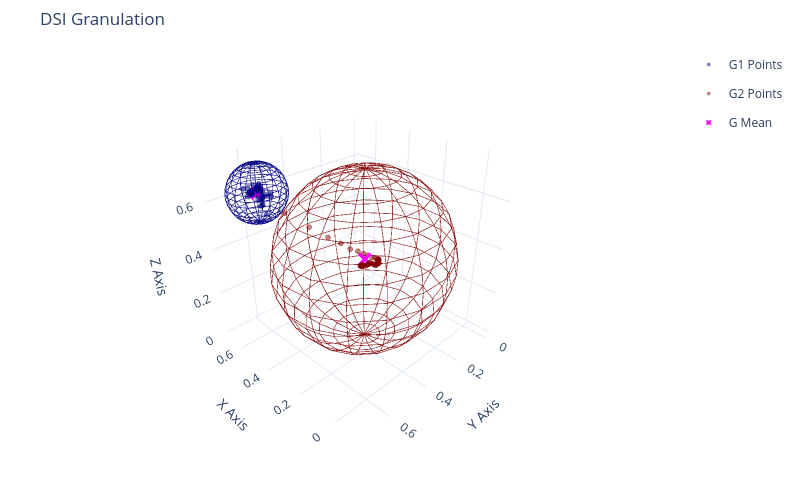

Write notebook code for a chart like this one.
### Code cell
params =  {'nI': 11, 'nR': 49, 'nO': 27, 'N1': 0.1, 'N2': 0.0001, 'N3': 0.001,
            'τ': 23, 'mode': 'ahead', 'act': 'tanh'}
nI,nR,nO,N1,N2,N3,τ,mode,act= list(params.values())
v1,v2 = [],[]
X, Y = PrepareData(HI['PC1'].values,nI,nO,mode)
Y, Z = PrepareData(sig,nI,nO,mode)
X = []
for i in range(len(RS)-1):
   X.append(RS.iloc[i:i+1,:].values.flatten())
X = X[-len(Y):-2]
teda=AutoCloud(m=2.75,nI=nI,nR=nR,nO=nO,ηS=[N1,N2,N3],mode=mode,
               tau=τ,rho=0.01,eol=0.75,ref=len(sig)-nI,wtaG=True,wtaP=False) 
for j,_ in enumerate(X[:]):
    teda.run(X[j])
    teda.RULInterv(Y[j])
    teda.Adapt(Y[j],Z[j])
    
#print(teda.vSum)  
#PlotDSI_2D_PLT(teda,ftrs=3,ncol=2,language='en')
PlotDSI_3D_PLT(teda,language='en',anchor=(0.85, -0.05),ncol=5,xi=40,xf=108,yi=20,w=18,h=6)
PlotGranulesSpace(teda,w=800)

### Figure 1 — Plotly figure (JSON) as saved in the notebook; plotly's stock layout.template omitted (floating-point values rounded to 4 significant figures; data arrays with more than 128 entries replaced by an {"elided": "..."} marker saying what was removed)
{"data": [{"marker": {"color": "rgb(0, 0, 131)", "size": [0.5], "sizemode": "diameter"}, "showlegend": false, "type": "scatter3d", "x": [0.58], "y": [0.6166], "z": [0.6325]}, {"hoverinfo": "skip", "legendgroup": "G1", "line": {"color": "rgb(0, 0, 131)", "width": 1.5}, "mode": "lines", "opacity": 0.75, "showlegend": false, "type": "scatter3d", "x": {"elided": "684 float values"}, "y": {"elided": "684 float values"}, "z": {"elided": "684 float values"}}, {"hovertemplate": "%{text}<extra></extra>", "legendgroup": "G1", "marker": {"color": "rgb(0, 0, 131)", "line": {"color": "rgb(0, 0, 131)", "width": 1}, "opacity": 0.5, "size": 3}, "mode": "markers", "name": "G1 Points", "showlegend": true, "text": ["x: 0.64<br>y: 0.64<br>z: 0.64", "x: 0.62<br>y: 0.63<br>z: 0.65", "x: 0.61<br>y: 0.63<br>z: 0.63", "x: 0.61<br>y: 0.62<br>z: 0.62", "x: 0.62<br>y: 0.63<br>z: 0.63", "x: 0.62<br>y: 0.63<br>z: 0.61", "x: 0.63<br>y: 0.62<br>z: 0.62", "x: 0.64<br>y: 0.62<br>z: 0.62", "x: 0.64<br>y: 0.61<br>z: 0.62", "x: 0.63<br>y: 0.61<br>z: 0.63", "x: 0.63<br>y: 0.61<br>z: 0.63", "x: 0.61<br>y: 0.61<br>z: 0.63", "x: 0.59<br>y: 0.59<br>z: 0.63", "x: 0.59<br>y: 0.59<br>z: 0.63", "x: 0.59<br>y: 0.60<br>z: 0.63", "x: 0.60<br>y: 0.61<br>z: 0.63", "x: 0.58<br>y: 0.62<br>z: 0.64", "x: 0.57<br>y: 0.61<br>z: 0.65", "x: 0.56<br>y: 0.61<br>z: 0.65", "x: 0.57<br>y: 0.61<br>z: 0.65", "x: 0.57<br>y: 0.61<br>z: 0.65", "x: 0.58<br>y: 0.61<br>z: 0.65", "x: 0.60<br>y: 0.61<br>z: 0.64", "x: 0.59<br>y: 0.61<br>z: 0.63", "x: 0.59<br>y: 0.61<br>z: 0.63", "x: 0.58<br>y: 0.62<br>z: 0.62", "x: 0.58<br>y: 0.62<br>z: 0.63", "x: 0.59<br>y: 0.61<br>z: 0.63", "x: 0.60<br>y: 0.60<br>z: 0.63", "x: 0.59<br>y: 0.60<br>z: 0.64", "x: 0.60<br>y: 0.59<br>z: 0.65", "x: 0.59<br>y: 0.60<br>z: 0.66", "x: 0.59<br>y: 0.61<br>z: 0.65", "x: 0.59<br>y: 0.61<br>z: 0.65", "x: 0.58<br>y: 0.62<br>z: 0.65", "x: 0.56<br>y: 0.63<br>z: 0.66", "x: 0.58<br>y: 0.65<br>z: 0.65", "x: 0.58<br>y: 0.64<br>z: 0.63", "x: 0.59<br>y: 0.64<br>z: 0.63", "x: 0.60<br>y: 0.63<br>z: 0.63", "x: 0.61<br>y: 0.62<br>z: 0.63", "x: 0.58<br>y: 0.62<br>z: 0.64", "x: 0.57<br>y: 0.61<br>z: 0.63", "x: 0.58<br>y: 0.62<br>z: 0.64", "x: 0.59<br>y: 0.63<br>z: 0.65", "x: 0.61<br>y: 0.61<br>z: 0.66", "x: 0.59<br>y: 0.60<br>z: 0.66", "x: 0.58<br>y: 0.60<br>z: 0.63", "x: 0.56<br>y: 0.60<br>z: 0.62", "x: 0.57<br>y: 0.61<br>z: 0.61", "x: 0.58<br>y: 0.62<br>z: 0.61", "x: 0.55<br>y: 0.62<br>z: 0.59", "x: 0.54<br>y: 0.63<br>z: 0.60", "x: 0.53<br>y: 0.64<br>z: 0.60", "x: 0.54<br>y: 0.62<br>z: 0.61", "x: 0.54<br>y: 0.62<br>z: 0.63", "x: 0.53<br>y: 0.63<br>z: 0.63", "x: 0.52<br>y: 0.63<br>z: 0.63", "x: 0.51<br>y: 0.62<br>z: 0.65", "x: 0.49<br>y: 0.62<br>z: 0.66", "x: 0.49<br>y: 0.62<br>z: 0.64", "x: 0.50<br>y: 0.62<br>z: 0.64", "x: 0.52<br>y: 0.63<br>z: 0.57"], "type": "scatter3d", "x": [0.6351, 0.6196, 0.6092, 0.6109, 0.6169, 0.6161, 0.6261, 0.6372, 0.6384, 0.6308, 0.6291, 0.6054, 0.5947, 0.586, 0.5884, 0.5978, 0.5782, 0.569, 0.5648, 0.5664, 0.5727, 0.5821, 0.5978, 0.5886, 0.588, 0.5844, 0.5831, 0.5887, 0.6023, 0.593, 0.5954, 0.589, 0.5867, 0.5911, 0.577, 0.5629, 0.5758, 0.5783, 0.5887, 0.5997, 0.6112, 0.5754, 0.5703, 0.5848, 0.5926, 0.6097, 0.5904, 0.5815, 0.5645, 0.5715, 0.5795, 0.5506, 0.5359, 0.5334, 0.5396, 0.5417, 0.5314, 0.5226, 0.5106, 0.4921, 0.489, 0.4984, 0.5161], "y": [0.6423, 0.6321, 0.6255, 0.6233, 0.6279, 0.6349, 0.6208, 0.6196, 0.6127, 0.6113, 0.6053, 0.6088, 0.5946, 0.5905, 0.5977, 0.6056, 0.617, 0.612, 0.6119, 0.6081, 0.6119, 0.6079, 0.6065, 0.6084, 0.6132, 0.6184, 0.6223, 0.6101, 0.6048, 0.5965, 0.5928, 0.6024, 0.6108, 0.6123, 0.6197, 0.6335, 0.6452, 0.6351, 0.6358, 0.6253, 0.6232, 0.6151, 0.6148, 0.6188, 0.6287, 0.6126, 0.6, 0.5999, 0.602, 0.6108, 0.6167, 0.6193, 0.6254, 0.6351, 0.6248, 0.6229, 0.6263, 0.6313, 0.6231, 0.616, 0.6152, 0.6211, 0.6253], "z": [0.6414, 0.6459, 0.6305, 0.6228, 0.6269, 0.6144, 0.6169, 0.6177, 0.6199, 0.6261, 0.6258, 0.6256, 0.6261, 0.628, 0.6268, 0.6295, 0.6442, 0.646, 0.649, 0.6513, 0.6465, 0.6526, 0.6424, 0.633, 0.6304, 0.6245, 0.6251, 0.635, 0.6344, 0.6392, 0.6463, 0.658, 0.6464, 0.6487, 0.6531, 0.6572, 0.6495, 0.6347, 0.6296, 0.6288, 0.6336, 0.6368, 0.6256, 0.6356, 0.6453, 0.6556, 0.6606, 0.6339, 0.6166, 0.6088, 0.6062, 0.5914, 0.6035, 0.601, 0.6115, 0.627, 0.6317, 0.6333, 0.6463, 0.658, 0.6439, 0.6431, 0.5688]}, {"hoverinfo": "skip", "marker": {"color": "Magenta", "size": 5, "symbol": "x"}, "mode": "markers", "name": "G Mean", "showlegend": false, "type": "scatter3d", "x": [0.58], "y": [0.6166], "z": [0.6325]}, {"marker": {"color": "rgb(128, 0, 0)", "size": [0.5], "sizemode": "diameter"}, "showlegend": false, "type": "scatter3d", "x": [0.2623], "y": [0.3625], "z": [0.3709]}, {"hoverinfo": "skip", "legendgroup": "G2", "line": {"color": "rgb(128, 0, 0)", "width": 1.5}, "mode": "lines", "opacity": 0.75, "showlegend": false, "type": "scatter3d", "x": {"elided": "684 float values"}, "y": {"elided": "684 float values"}, "z": {"elided": "684 float values"}}, {"hovertemplate": "%{text}<extra></extra>", "legendgroup": "G2", "marker": {"color": "rgb(128, 0, 0)", "line": {"color": "rgb(128, 0, 0)", "width": 1}, "opacity": 0.5, "size": 3}, "mode": "markers", "name": "G2 Points", "showlegend": true, "text": ["x: 0.52<br>y: 0.54<br>z: 0.55", "x: 0.45<br>y: 0.49<br>z: 0.49", "x: 0.39<br>y: 0.44<br>z: 0.45", "x: 0.35<br>y: 0.41<br>z: 0.43", "x: 0.32<br>y: 0.39<br>z: 0.40", "x: 0.30<br>y: 0.37<br>z: 0.39", "x: 0.28<br>y: 0.35<br>z: 0.38", "x: 0.27<br>y: 0.34<br>z: 0.38", "x: 0.26<br>y: 0.33<br>z: 0.36", "x: 0.25<br>y: 0.32<br>z: 0.36", "x: 0.25<br>y: 0.31<br>z: 0.36", "x: 0.24<br>y: 0.31<br>z: 0.35", "x: 0.24<br>y: 0.31<br>z: 0.35", "x: 0.24<br>y: 0.31<br>z: 0.35", "x: 0.24<br>y: 0.31<br>z: 0.35", "x: 0.24<br>y: 0.31<br>z: 0.36", "x: 0.24<br>y: 0.31<br>z: 0.35", "x: 0.24<br>y: 0.31<br>z: 0.34", "x: 0.24<br>y: 0.31<br>z: 0.34", "x: 0.23<br>y: 0.31<br>z: 0.34", "x: 0.23<br>y: 0.32<br>z: 0.34", "x: 0.23<br>y: 0.33<br>z: 0.34", "x: 0.23<br>y: 0.33<br>z: 0.34", "x: 0.23<br>y: 0.33<br>z: 0.34", "x: 0.23<br>y: 0.34<br>z: 0.35", "x: 0.23<br>y: 0.35<br>z: 0.35", "x: 0.23<br>y: 0.35<br>z: 0.36", "x: 0.24<br>y: 0.36<br>z: 0.36", "x: 0.24<br>y: 0.36<br>z: 0.37", "x: 0.24<br>y: 0.36<br>z: 0.36", "x: 0.24<br>y: 0.36<br>z: 0.36", "x: 0.24<br>y: 0.37<br>z: 0.36", "x: 0.24<br>y: 0.38<br>z: 0.36", "x: 0.24<br>y: 0.39<br>z: 0.36", "x: 0.24<br>y: 0.39<br>z: 0.36", "x: 0.24<br>y: 0.40<br>z: 0.36", "x: 0.24<br>y: 0.40<br>z: 0.37", "x: 0.24<br>y: 0.41<br>z: 0.37", "x: 0.24<br>y: 0.40<br>z: 0.37", "x: 0.24<br>y: 0.40<br>z: 0.37", "x: 0.25<br>y: 0.39<br>z: 0.37", "x: 0.24<br>y: 0.39<br>z: 0.36", "x: 0.24<br>y: 0.39<br>z: 0.36"], "type": "scatter3d", "x": [0.523, 0.4479, 0.3915, 0.3508, 0.3213, 0.2991, 0.2827, 0.2706, 0.2598, 0.2528, 0.2475, 0.2446, 0.2429, 0.2407, 0.2377, 0.2368, 0.238, 0.2394, 0.2357, 0.2336, 0.2323, 0.2334, 0.2309, 0.2324, 0.2341, 0.2327, 0.234, 0.2355, 0.2374, 0.2392, 0.2392, 0.2393, 0.2382, 0.2393, 0.24, 0.2403, 0.2417, 0.2429, 0.2435, 0.2446, 0.2464, 0.2439, 0.2433], "y": [0.5441, 0.486, 0.4398, 0.4099, 0.3867, 0.3661, 0.3508, 0.3392, 0.3263, 0.317, 0.3092, 0.3075, 0.3102, 0.3145, 0.3114, 0.3099, 0.3095, 0.3094, 0.3093, 0.3136, 0.3179, 0.3281, 0.3288, 0.3339, 0.3376, 0.3458, 0.3533, 0.3592, 0.36, 0.363, 0.3645, 0.3722, 0.3797, 0.3895, 0.3946, 0.4002, 0.4049, 0.4053, 0.4027, 0.4015, 0.3947, 0.3881, 0.3899], "z": [0.5456, 0.491, 0.4492, 0.4262, 0.403, 0.3935, 0.3829, 0.3759, 0.365, 0.3625, 0.3582, 0.3542, 0.3531, 0.353, 0.3544, 0.3578, 0.3549, 0.345, 0.3416, 0.3427, 0.3443, 0.3444, 0.3425, 0.3427, 0.3478, 0.3528, 0.3592, 0.3625, 0.3652, 0.358, 0.3569, 0.3587, 0.3584, 0.3616, 0.3626, 0.3642, 0.3656, 0.3668, 0.3664, 0.3659, 0.366, 0.3617, 0.3629]}, {"hoverinfo": "skip", "marker": {"color": "Magenta", "size": 5, "symbol": "x"}, "mode": "markers", "name": "G Mean", "showlegend": true, "type": "scatter3d", "x": [0.2623], "y": [0.3625], "z": [0.3709]}], "layout": {"height": 500, "hovermode": "closest", "margin": {"b": 40, "l": 40, "r": 40, "t": 50}, "scene": {"aspectmode": "cube", "camera": {"center": {"x": 0, "y": 0, "z": 0}, "eye": {"x": -1.5, "y": 1.5, "z": 1.2}, "up": {"x": 0, "y": 0, "z": 1}}, "xaxis": {"title": {"text": "X Axis"}}, "yaxis": {"title": {"text": "Y Axis"}}, "zaxis": {"title": {"text": "Z Axis"}}}, "title": {"text": "DSI Granulation"}, "width": 800}}
